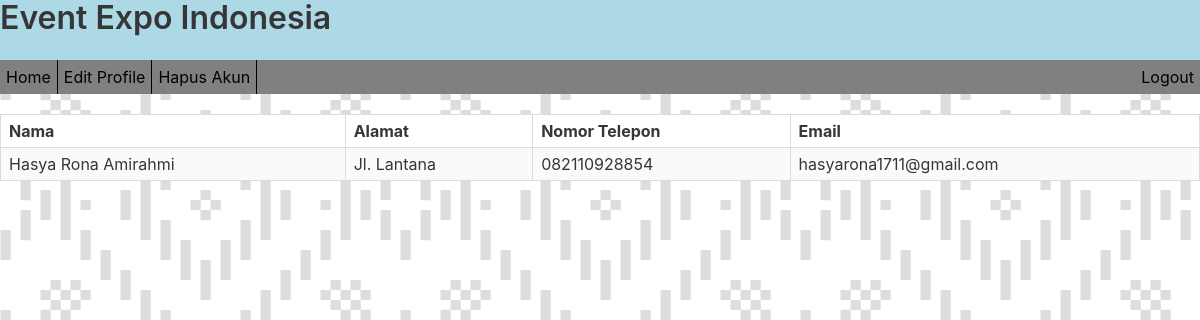
The page /detailuser.php?nama=Hasya Rona Amirahmi (signed in) on the database its author committed.
### tables this page shows
CREATE TABLE `user` (
  `nama_user` varchar(200) NOT NULL,
  `alamat_user` varchar(200) NOT NULL,
  `notlp_user` varchar(200) NOT NULL,
  `email_user` varchar(200) NOT NULL,
  `username_user` varchar(200) NOT NULL,
  `password_user` varchar(200) NOT NULL
);

### functions.php (called while the page is built, shortened)
<?php
$db = mysqli_connect("localhost","root","","tugaslea");
function query($query)
{
	global $db;
	$result = mysqli_query ($db , $query);
	$rows = [];
	while ($row = mysqli_fetch_assoc($result))
	{
		$rows[] = $row;
	}
	return $rows;
}
 ?>

### detailuser.php (the view, shortened to what this page needs)
<?php
require 'functions.php';
$eo = $_SESSION["eo"][0];
$nama = $_GET["nama"];
$datauser = query("SELECT * FROM user WHERE nama_user = '$nama'")[0];
 ?>
 <!DOCTYPE html>
 <html>
 <head>
 	<link rel="stylesheet" href="https://cdnjs.cloudflare.com/ajax/libs/bulma/0.7.2/css/bulma.min.css">
 </head>
 <body>
 <div class="header">
	<h1 class="title is-3">Event Expo Indonesia</h1>
	<ul>
		<li><a href="indexeo.php" class="active">Home</a></li>
		<li><a href="mengubaheo.php">Edit Profile</a></li>
		<li><a href="menghapuseo.php?nama=<?php echo $eo["nama_eo"]; ?>" onclick="return confirm('yakin?');">Hapus Akun</a></li>
		<li class="logout"><a href="logout.php">Logout</a></li>
	</ul>
</div>
 <table border="1" cellspacing="0" cellpadding="10" class="table is-bordered is-striped is-narrow is-hoverable is-fullwidth">
 	<tr>
 		<th>Nama</th>
 		<th>Alamat</th>
 		<th>Nomor Telepon</th>
 		<th>Email</th>
 	</tr>
 	<tr>
 		<td><?php echo $datauser["nama_user"]; ?></td>
 		<td><?php echo $datauser["alamat_user"]; ?></td>
 		<td><?php echo $datauser["notlp_user"]; ?></td>
 		<td><?php echo $datauser["email_user"]; ?></td>
 	</tr>
 </table>
 <br>
 <br><br><br><br><br><br><br><br><br><br><br><br><br><br><br><br><br><br><br><br><br><br>
 </body>
 </html>

### detailuser.php (style rules this page uses)
body { background-image: url(bahan/folk-pattern.png); }
.logout { float: right; }
.header { padding-bottom: 0; margin-bottom: 20px; background-color: lightblue; }
ul { list-style-type: none; margin: 0; padding: 0; overflow: hidden; background-color: grey; }
li { float: left; border-right:1px solid black; }
li a { display: block; color: black; text-align: center; padding: 5px 6px; text-decoration: none; }
.active { bacground-color: #4caf50; }
li.logout { float: right; border-style: none; }

### rows shown on the page
user: nama_user "Hasya Rona Amirahmi", alamat_user "Jl. Lantana", notlp_user "082110928854", email_user "hasyarona1711@gmail.com"
